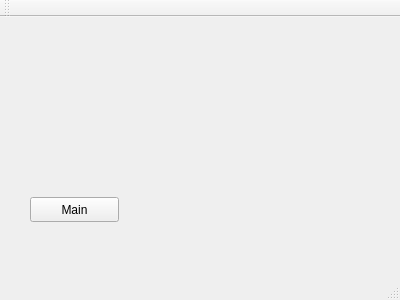
<?xml version="1.0" encoding="UTF-8"?>
<ui version="4.0">
 <class>MainWindow</class>
 <widget class="QMainWindow" name="MainWindow">
  <property name="geometry">
   <rect>
    <x>0</x>
    <y>0</y>
    <width>400</width>
    <height>300</height>
   </rect>
  </property>
  <property name="windowTitle">
   <string>MainWindow</string>
  </property>
  <widget class="QWidget" name="centralWidget">
   <widget class="QPushButton" name="pushButtonMain">
    <property name="geometry">
     <rect>
      <x>30</x>
      <y>180</y>
      <width>89</width>
      <height>25</height>
     </rect>
    </property>
    <property name="text">
     <string>Main</string>
    </property>
   </widget>
  </widget>
  <widget class="QMenuBar" name="menuBar">
   <property name="geometry">
    <rect>
     <x>0</x>
     <y>0</y>
     <width>400</width>
     <height>22</height>
    </rect>
   </property>
  </widget>
  <widget class="QToolBar" name="mainToolBar">
   <attribute name="toolBarArea">
    <enum>TopToolBarArea</enum>
   </attribute>
   <attribute name="toolBarBreak">
    <bool>false</bool>
   </attribute>
  </widget>
  <widget class="QStatusBar" name="statusBar"/>
 </widget>
 <layoutdefault spacing="6" margin="11"/>
 <resources/>
 <connections/>
</ui>
